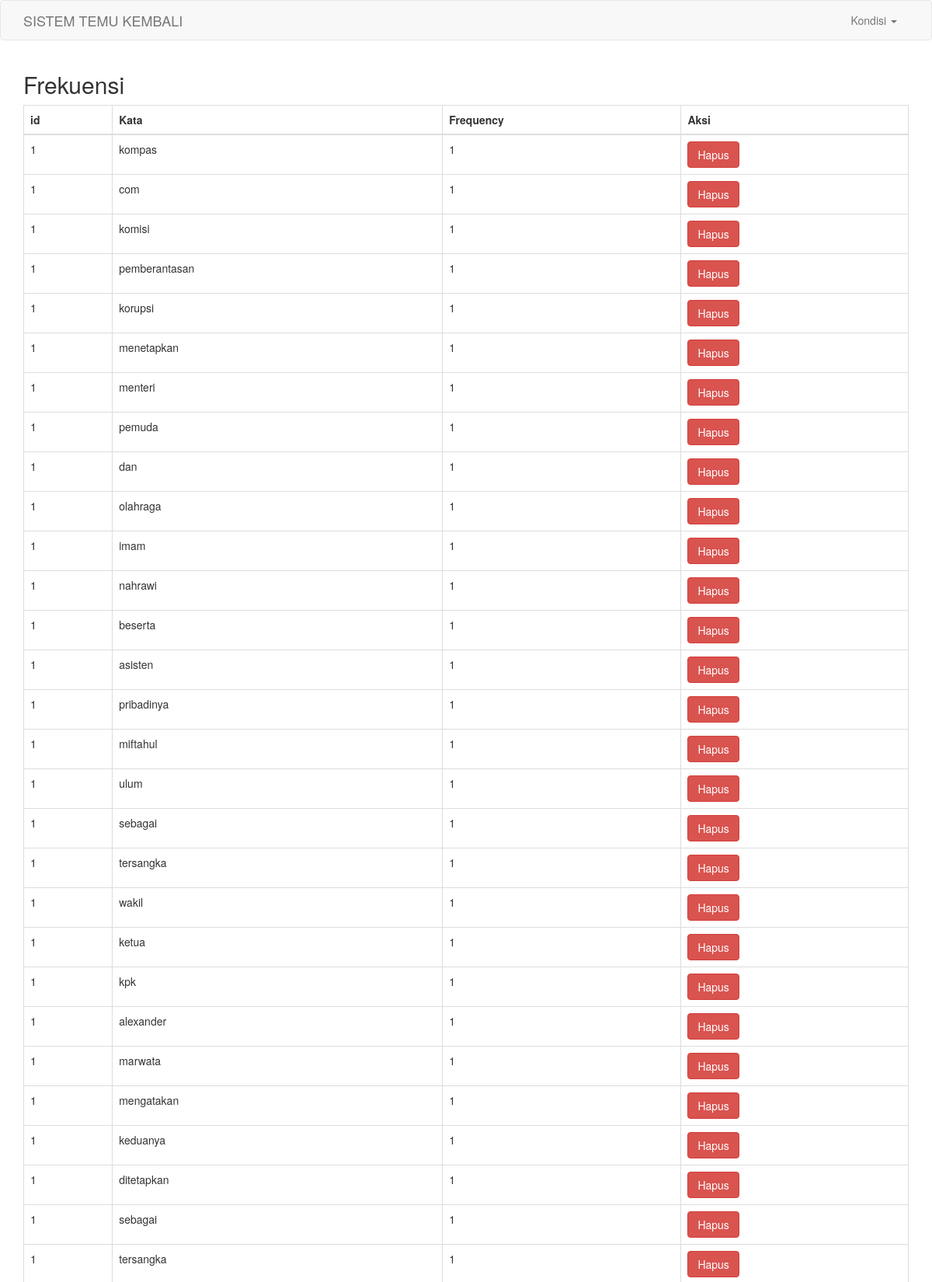
/frekuensi.php (upper part), run on the app's committed database.
### tables this page shows
CREATE TABLE `freq` (
  `id` varchar(5) NOT NULL,
  `kata` varchar(50) NOT NULL,
  `frekuensi` varchar(5) NOT NULL
);

### frekuensi.php (the view, shortened to what this page needs)
<?php
include 'koneksi.php';
include 'header.php';
?>
<!DOCTYPE html>
<html>
<head>
</head>
<body>
<section class="container">
<h2>Frekuensi</h2>
<table class="table table-bordered">
	<thead>
		<tr>
			<th>id</th>
            <th>Kata</th>
            <th>Frequency</th>
			<th>Aksi</th>
		</tr>
	</thead>
	<tbody>
			<?php $ambil=$koneksi->query("SELECT * from freq"); ?>
			<?php while ($pecah = $ambil->fetch_assoc()){ ?>
		<tr>
			<td><?php echo $pecah['id']; ?></td>
			<td><?php echo $pecah['kata']; ?></td>
			<td><?php echo $pecah['frekuensi']; ?></td>
			<td>
				<a href="tabel.php?halaman=hapus&id=<?php echo $pecah['id']; ?>" class="btn btn-danger"> Hapus</a>
			</td>
		</tr>
		<?php } ?>
	</tbody>
</table>
</section>
</body>
</html>

### data on the page
freq: id "1", kata "kompas", frekuensi "1"
freq: id "1", kata "com", frekuensi "1"
freq: id "1", kata "komisi", frekuensi "1"
freq: id "1", kata "pemberantasan", frekuensi "1"
freq: id "1", kata "korupsi", frekuensi "1"
freq: id "1", kata "menetapkan", frekuensi "1"
freq: id "1", kata "menteri", frekuensi "1"
freq: id "1", kata "pemuda", frekuensi "1"
freq: id "1", kata "dan", frekuensi "1"
freq: id "1", kata "olahraga", frekuensi "1"
freq: id "1", kata "imam", frekuensi "1"
freq: id "1", kata "nahrawi", frekuensi "1"
freq: id "1", kata "beserta", frekuensi "1"
freq: id "1", kata "asisten", frekuensi "1"
freq: id "1", kata "pribadinya", frekuensi "1"
freq: id "1", kata "miftahul", frekuensi "1"
freq: id "1", kata "ulum", frekuensi "1"
freq: id "1", kata "sebagai", frekuensi "1"
freq: id "1", kata "tersangka", frekuensi "1"
freq: id "1", kata "wakil", frekuensi "1"
freq: id "1", kata "ketua", frekuensi "1"
freq: id "1", kata "kpk", frekuensi "1"
freq: id "1", kata "alexander", frekuensi "1"
freq: id "1", kata "marwata", frekuensi "1"
freq: id "1", kata "mengatakan", frekuensi "1"
freq: id "1", kata "keduanya", frekuensi "1"
freq: id "1", kata "ditetapkan", frekuensi "1"
freq: id "1", kata "sebagai", frekuensi "1"
freq: id "1", kata "tersangka", frekuensi "1"
